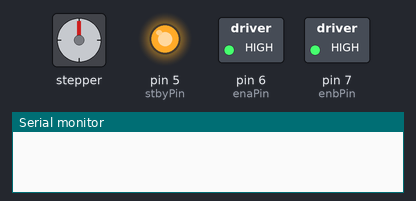
A sketch run on a simulated Arduino Uno, built with avr-gcc and run on an emulated ATmega328P. Shown: stepper motor, switched loads named in the sketch (green lamp = pin HIGH), output pins drawn as LEDs (lit = HIGH), the last lines printed to the serial monitor. Wiring (inferred from the names in the program): stepper motor (2048 steps per turn assumed): coils pin 8, pin 9, pin 10, pin 11. Pins used as bus, display or sensor lines are not drawn.

Above: at 0.15 s.
At 10.4 s:
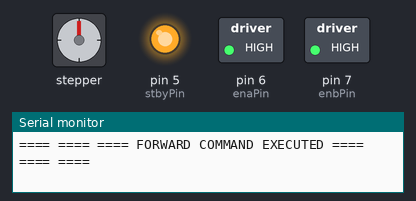
At 24.93 s:
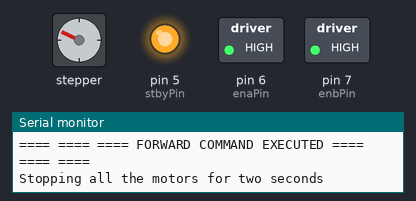
At 39.75 s:
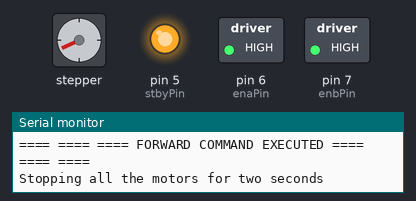
Timing chart, 0 to 40.0 s (numbered marks = the images above):
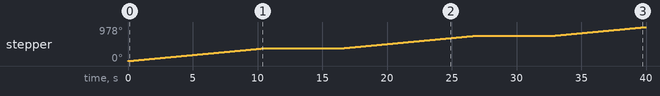

Measured:
- by itself, stepper: turns 360° clockwise in 10.3 s, then 361° clockwise in 10.3 s, then 257° clockwise in 7.3 s

The sketch:

StepperMotor5v.ino
```cpp
// Guide by Syed Tariq - syedtariq034@gmail.com (Pakistan) dated: 18 April 2021
// ====================================
//
//  Requirement:
//  Arduino Uno / Nano
//  Battery 3.7v, 800mAh
//  Stepper Motor 28BYJ48, 5V
//  TB6612 Motor Driver
//
//
// ====================================
//    CONNECTIONS (PINS)
//                ============
//    Arduino to Motor Driver TB6612 Module
//
//    ARDUINO       TB6612
//    5             STDBY
//    6             ENA
//    7             ENB
//    8             B IN 2
//    9             B IN 1
//    10            A IN 2
//    11            A IN 1
//    GND           GND
//
//                ============
//    TB6612 Module to Stepper Motor 28BYJ-48 (5V)
//
//    TB6612      STEPPER MOTOR
//    VM            not connected
//    VCC           red wire
//    GND           not connected
//    AO1           blue wire
//    AO2           pink wire
//    BO2           orange wire
//    BO1           yellow wire
//    GND           GND of Arduino
// ====================================

#define STEPPER_PIN_1 8  // motor1pin1
#define STEPPER_PIN_2 9  // motor1pin2
#define STEPPER_PIN_3 10 // motor2pin1
#define STEPPER_PIN_4 11 // motor2pin2
#define stbyPin 5        // standby pin
#define enaPin 6         // motor1 enable Pin
#define enbPin 7         // motor2 enable pin

int speedValue = 255;
int delayValue = 5;
int stepsCount = 0;
int cycles = 0;

void setup() {
pinMode(STEPPER_PIN_1, OUTPUT);
pinMode(STEPPER_PIN_2, OUTPUT);
pinMode(STEPPER_PIN_3, OUTPUT);
pinMode(STEPPER_PIN_4, OUTPUT);
pinMode(stbyPin, OUTPUT);
pinMode(enaPin, OUTPUT);
pinMode(enbPin, OUTPUT);

digitalWrite(stbyPin, HIGH);
digitalWrite(enaPin, HIGH);
digitalWrite(enbPin, HIGH);

Serial.begin(9600);
}

void loop() {
  oneStepForward(delayValue);
  Serial.println("==== ==== ==== FORWARD COMMAND EXECUTED ==== ==== ====");
  delay(1000);

  //oneStepReverse(delayValue);
  //Serial.println("==== ==== ==== REVERSE COMMAND EXECUTED ==== ==== ====");

  Serial.println("Stopping all the motors for two seconds");
  stopAll();
}

void oneStepForward(int delayValue)
{
  for (int i = 0; i <= 512; i++)
  {
      analogWrite(enaPin, speedValue);
      digitalWrite(STEPPER_PIN_1, HIGH);
      digitalWrite(STEPPER_PIN_2, LOW);
      digitalWrite(STEPPER_PIN_3, LOW);
      digitalWrite(STEPPER_PIN_4, LOW);
      delay(delayValue);
      analogWrite(enaPin, speedValue);
      digitalWrite(STEPPER_PIN_1, LOW);
      digitalWrite(STEPPER_PIN_2, HIGH);
      digitalWrite(STEPPER_PIN_3, LOW);
      digitalWrite(STEPPER_PIN_4, LOW);
      delay(delayValue);
      analogWrite(enbPin, speedValue);
      digitalWrite(STEPPER_PIN_1, LOW);
      digitalWrite(STEPPER_PIN_2, LOW);
      digitalWrite(STEPPER_PIN_3, HIGH);
      digitalWrite(STEPPER_PIN_4, LOW);
      delay(delayValue);
      analogWrite(enbPin, speedValue);
      digitalWrite(STEPPER_PIN_1, LOW);
      digitalWrite(STEPPER_PIN_2, LOW);
      digitalWrite(STEPPER_PIN_3, LOW);
      digitalWrite(STEPPER_PIN_4, HIGH);
      delay(delayValue);
      stepsCount++;

      if(stepsCount == 512)
      {
        cycles++;
        stepsCount = 0;
      }
  }
}


void oneStepReverse(int delayValue)
{
  for (int i = 0; i <= 512; i++)
  {
      analogWrite(enbPin, speedValue);
      digitalWrite(STEPPER_PIN_1, LOW);
      digitalWrite(STEPPER_PIN_2, LOW);
      digitalWrite(STEPPER_PIN_3, LOW);
      digitalWrite(STEPPER_PIN_4, HIGH);
      delay(delayValue);
      analogWrite(enbPin, speedValue);
      digitalWrite(STEPPER_PIN_1, LOW);
      digitalWrite(STEPPER_PIN_2, LOW);
      digitalWrite(STEPPER_PIN_3, HIGH);
      digitalWrite(STEPPER_PIN_4, LOW);
      delay(delayValue);
      analogWrite(enaPin, speedValue);
      digitalWrite(STEPPER_PIN_1, LOW);
      digitalWrite(STEPPER_PIN_2, HIGH);
      digitalWrite(STEPPER_PIN_3, LOW);
      digitalWrite(STEPPER_PIN_4, LOW);
      delay(delayValue);
      analogWrite(enaPin, speedValue);
      digitalWrite(STEPPER_PIN_1, HIGH);
      digitalWrite(STEPPER_PIN_2, LOW);
      digitalWrite(STEPPER_PIN_3, LOW);
      digitalWrite(STEPPER_PIN_4, LOW);
      delay(delayValue);
      stepsCount++;

    if(stepsCount == 512)
    {
      cycles++;
      stepsCount = 0;
    }
  }
}

void stopAll()
{
  digitalWrite(STEPPER_PIN_1, LOW);
  digitalWrite(STEPPER_PIN_2, LOW);
  digitalWrite(STEPPER_PIN_3, LOW);
  digitalWrite(STEPPER_PIN_4, LOW);
  delay(5000);
}
```
